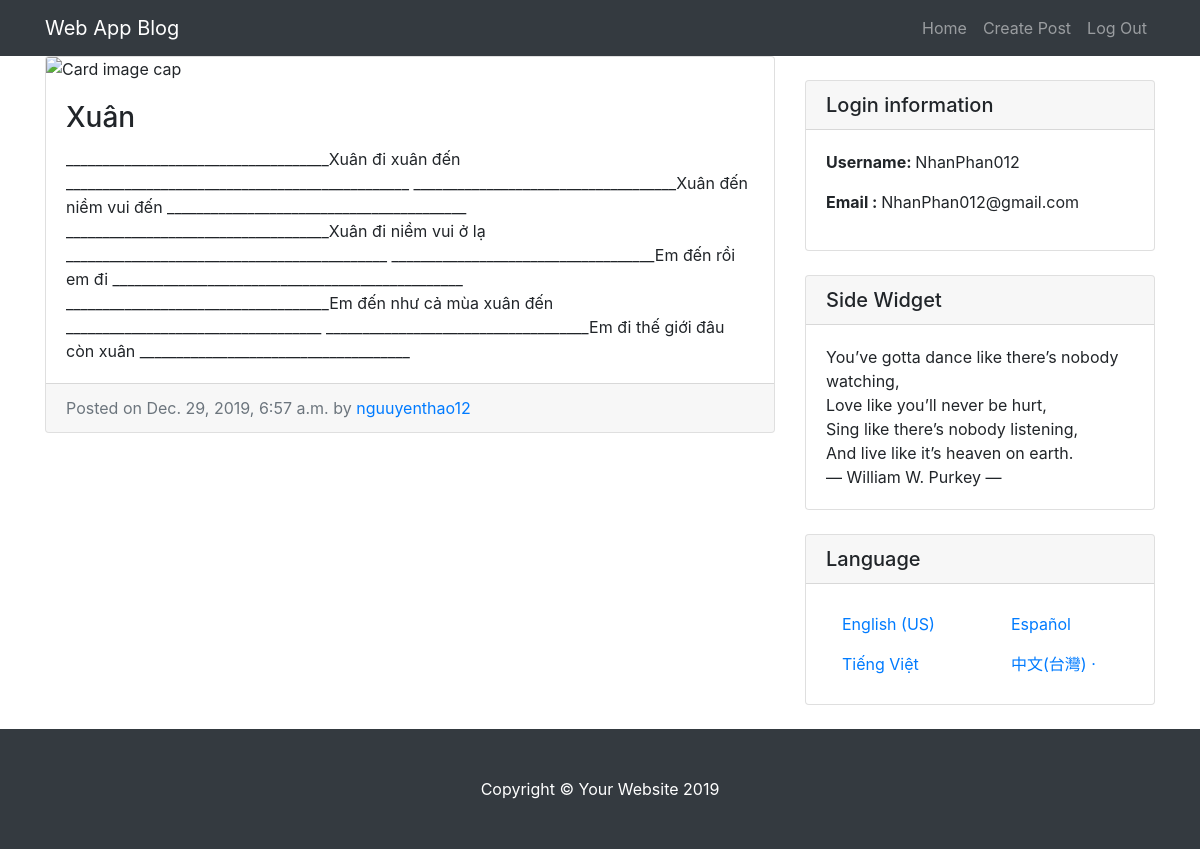
Page /entry/9/ (signed in) on the committed database.
### entries/models.py (models this page shows, shortened)
class Entry(models.Model):
    entry_title = models.CharField(max_length=50)
    entry_text = models.TextField()
    entry_date = models.DateTimeField(auto_now_add=True)
    entry_author = models.ForeignKey(User, on_delete =  models.CASCADE)
    class Meta:
        verbose_name_plural = "entries"

### entries/views.py (the view)
# urls.py: path('entry/<int:pk>/', EntryView.as_view(), name = "entry-detail"),
class EntryView(LoginRequiredMixin, DetailView):
    model = Entry
    template_name = 'entries/entry_detail.html'

### entries/templates/entries/entry_detail.html
{% extends "entries/base.html" %}
    {% block content %}
      <div class="col-md-8">
        <div class="card mb-4">
          <img class="card-img-top" src="https://4.bp.blogspot.com/-kDGvbCKHKnY/W_DjIBqkEAI/AAAAAAAAKV4/swjqL4QRzocYnpgfFFSVTGFRjT0Th5_rQCLcBGAs/s1600/hinh-anh-sach-hoa-dep-nghe-thuat-%2B%252814%2529.jpg" alt="Card image cap">
          <div class="card-body">
            <h3 class="card-title">{{object.entry_title}}</h3>
            <p class="card-text">{{object.entry_text}}</p>
          </div>
          <div class="card-footer text-muted">
            Posted on {{object.entry_date}} by
            <a href="#">{{object.entry_author}}</a>
          </div>
        </div>
      </div>
    {% endblock %}

### entries/templates/entries/base.html (shortened to what this page needs)
{%load static%}
<!DOCTYPE html>
<html lang="en">
<head>
  <link rel="stylesheet" href="https://cdnjs.cloudflare.com/ajax/libs/font-awesome/4.7.0/css/font-awesome.min.css">
  <link href="{% static 'entries/vendor/bootstrap/css/bootstrap.min.css'%}" rel="stylesheet">
  <link href="{% static 'entries/css/blog-home.css'%}" rel="stylesheet">
</head>
<body>
  <nav class="navbar navbar-expand-lg navbar-dark bg-dark fixed-top">
    <div class="container">
      <a class="navbar-brand" href="{% url 'blog_home'%}">Web App Blog</a>
      <div class="collapse navbar-collapse" id="navbarResponsive">
        <ul class="navbar-nav ml-auto">
          <li class="nav-item">
            <a class="nav-link" href="{% url 'blog_home'%}">Home</a>
          </li>
          <li class="nav-item">
            <a class="nav-link" href="{% url 'create_entry'%}">Create Post</a>
          </li>
          <li class="nav-item">
            <a class="nav-link" href="{%url 'logout'%}">Log Out</a>
          </li>
        </ul>
      </div>
    </div>
  </nav>
  <div class="container">
    <div class="row">
        {% block content %}
        {% endblock %}
      <div class="col-md-4">
        <div class="card my-4">
          <h5 class="card-header">Login information</h5>
          <div class="card-body">
            <div class="list-unstyled mb-8">
                <li>
                  <p><strong>Username: </strong>{{user.username}}</p>
                </li>
                <li>
                  <p><strong>Email : </strong>{{user.email}}</p>
                </li>
            </div>
          </div>
        </div>
        <div class="card my-4">
          <h5 class="card-header">Side Widget</h5>
          <div class="card-body">
          <div>You’ve gotta dance like there’s nobody watching,</div>
          <div>Love like you’ll never be hurt,</div>
          <div>Sing like there’s nobody listening,</div>
          <div>And live like it’s heaven on earth. </div>
            ― William W. Purkey ―
          </div>
        </div>
        <div class="card my-4">
          <h5 class="card-header">Language</h5>
          <div class="card-body">
            <div class="row">
              <div class="col-lg-6">
                <ul class="list-unstyled mb-0">
                  <li class="nav-item">
                    <a class="nav-link" href="#"> English (US)</a>
                  </li>
                  <li class="nav-item">
                    <a class="nav-link" href="#">Tiếng Việt </a>
                  </li>
                </ul>
              </div>
              <div class="col-lg-6">
                <ul class="list-unstyled mb-0">
                  <li class="nav-item">
                    <a class="nav-link" href="#">Español</a>
                  </li>
                  <li class="nav-item">
                    <a class="nav-link" href="#"> 中文(台灣) ·</a>
                  </li>
                </ul>
              </div>
            </div>
          </div>
        </div>
      </div>
    </div>
  </div>
  <footer class="py-5 bg-dark">
    <div class="container">
      <p class="m-0 text-center text-white">Copyright &copy; Your Website 2019</p>
    </div>
  </footer>
</body>
</html>

### entries/static/entries/css/blog-home.css (style rules this page uses)
body { padding-top: 56px; }

### rows in the picture
Entry: entry_title "Xuân", entry_text "____________________________________Xuân đi xuân đến _______________________________________________ ____________________________________Xuân đến niềm vui đến _________________________________________ ____________________________________Xuân đi niềm vui ở lạ ____________________________________________ ____________________________________Em đến rồi em đi ________________________________________________ ____________________________________Em đến như cả mùa xuân đến ___________________________________ ____________________________________Em đi thế giới đâu còn xuân _____________________________________", entry_date "Dec. 29, 2019, 6:57 a.m.", entry_author "nguuyenthao12"

### other values in the picture
{{ user.username }} "NhanPhan012"
{{ user.email }} "NhanPhan012@gmail.com"
